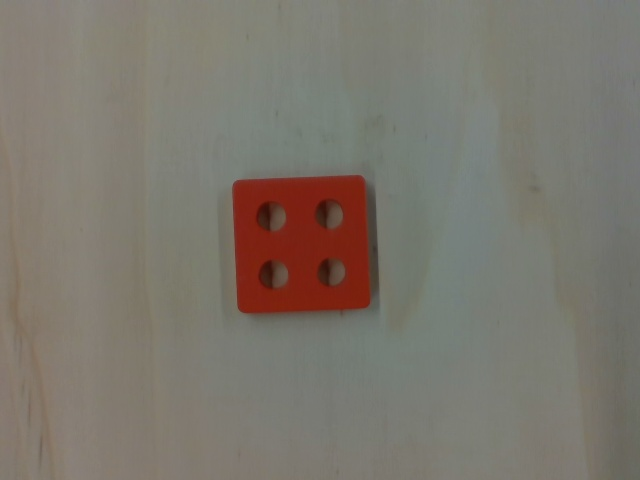
#> input picture eye_on_hand_red_square_image_1.jpg, 640 x 480 px
$ python shape_color_detection.py --image eye_on_hand_red_square_image_1.jpg
#> lines starting #> are read from the running program, lines starting #| are printed output that depends on the picture; after the words box and inside, x2 and y2 are one past the last pixel; in counts of white or black regions, pixels touching at a corner belong together
#> in main, image is the input picture: shape (480, 640, 3); mean B, G, R 109.1, 118.6, 124
import cv2
import numpy as np
import argparse

def detect_shapes_and_colors(image, target_object, roi_offset=(0, 0)):
    """
    Improved function to detect shapes and colors in the image

    Parameters:
    image -- The image to process
    target_object -- The type of object to detect ('red_circle', 'blue_triangle', etc.)
    roi_offset -- Tuple (x, y) representing the offset of the ROI in the original image
    """
#> called with target_object = 'all', roi_offset = (0, 0)
    # Make a copy of the original image
    original = image.copy()
    result = image.copy()

    # Store ROI offset
    roi_x, roi_y = roi_offset

    # Apply preprocessing to improve detection
    # Multiple blur techniques for better noise reduction
    blurred = cv2.GaussianBlur(image, (5, 5), 0)
    bilateral = cv2.bilateralFilter(image, 9, 75, 75)  # Preserves edges better

    # Convert both to HSV color space
    hsv = cv2.cvtColor(blurred, cv2.COLOR_BGR2HSV)
#> hsv: shape (480, 640, 3); mean H, S, V 32, 34.8, 125.8
    hsv_bilateral = cv2.cvtColor(bilateral, cv2.COLOR_BGR2HSV)
#> hsv_bilateral: shape (480, 640, 3); mean H, S, V 32, 34.7, 125.8

    # Define HSV color ranges with more tolerance
    # Red objects (circle and square) - handling the wrap-around of hue
    red_lower1 = np.array([0, 100, 100])
    red_upper1 = np.array([20, 255, 255])
    red_lower2 = np.array([160, 100, 100])
    red_upper2 = np.array([180, 255, 255])

    # Blue objects (triangle and square)
    blue_lower = np.array([85, 70, 70])
    blue_upper = np.array([170, 255, 255])

    # Create color masks based on target object
    red_mask = None
    blue_mask = None

    # Create masks for the requested objects
    if target_object in ["red_circle", "red_square", "all"]:
        red_mask1 = cv2.inRange(hsv, red_lower1, red_upper1)
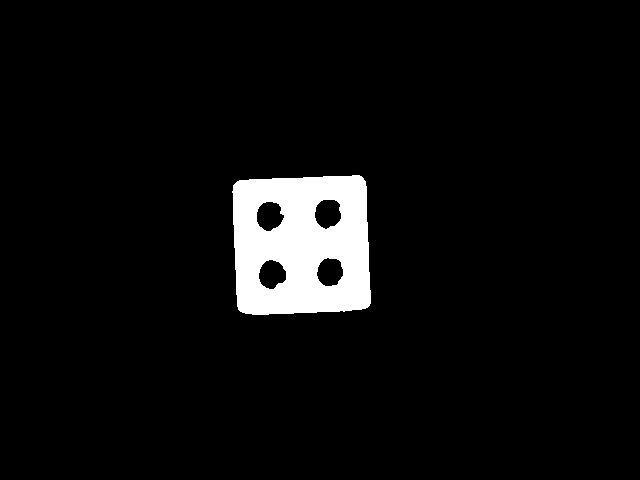
#> red_mask1: shape (480, 640); 5.1% white; 1 white region, box (x1, y1, x2, y2) and area: (232, 175, 371, 315) 15742
        red_mask2 = cv2.inRange(hsv, red_lower2, red_upper2)
#> red_mask2: shape (480, 640); every value is 0
        red_mask = cv2.bitwise_or(red_mask1, red_mask2)

        # Try with bilateral filter too
        red_mask1_bi = cv2.inRange(hsv_bilateral, red_lower1, red_upper1)
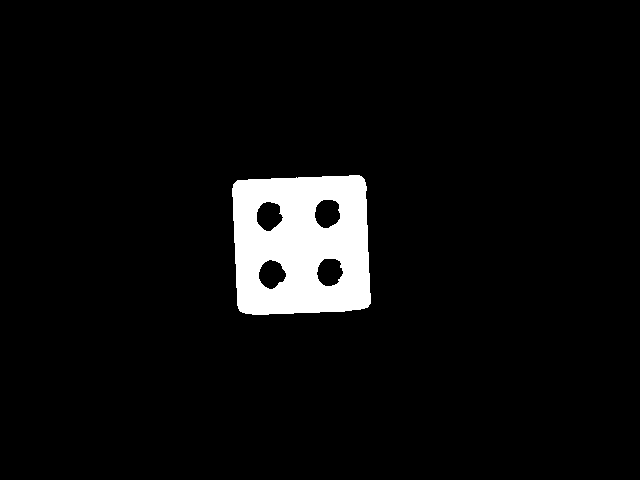
#> red_mask1_bi: shape (480, 640); 5.2% white; 1 white region, box (x1, y1, x2, y2) and area: (232, 175, 371, 315) 15831
        red_mask2_bi = cv2.inRange(hsv_bilateral, red_lower2, red_upper2)
        red_mask_bi = cv2.bitwise_or(red_mask1_bi, red_mask2_bi)

        # Combine both masks
        red_mask = cv2.bitwise_or(red_mask, red_mask_bi)
#> red_mask: shape (480, 640); 5.2% white; 1 white region, box (x1, y1, x2, y2) and area: (232, 175, 371, 315) 15888

        # Apply morphological operations
        kernel = np.ones((5, 5), np.uint8)
        red_mask = cv2.morphologyEx(red_mask, cv2.MORPH_OPEN, kernel)
#> red_mask: shape (480, 640); 5.2% white; 1 white region, box (x1, y1, x2, y2) and area: (232, 175, 371, 315) 15881
#> (the rest of the program and of its run is left out)
